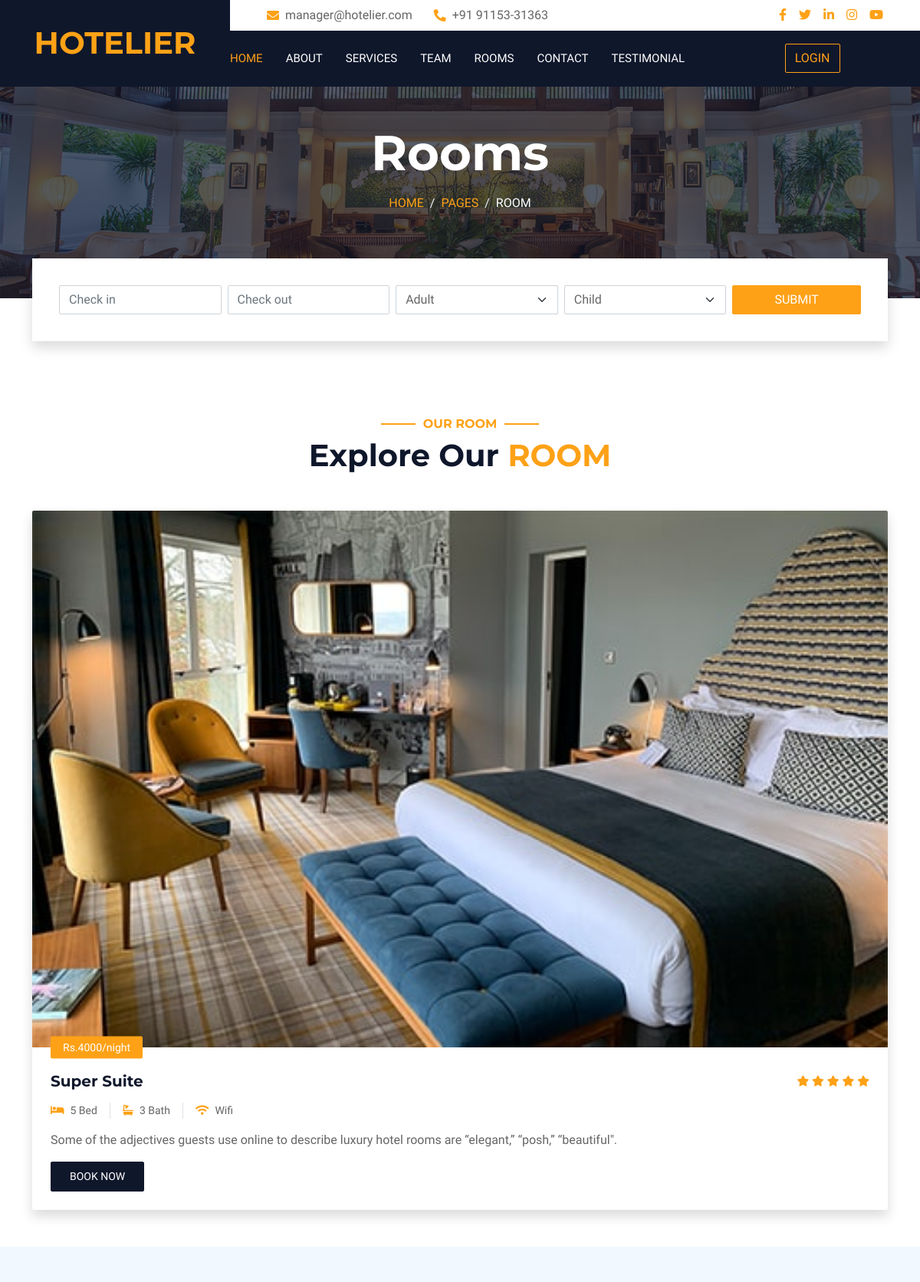
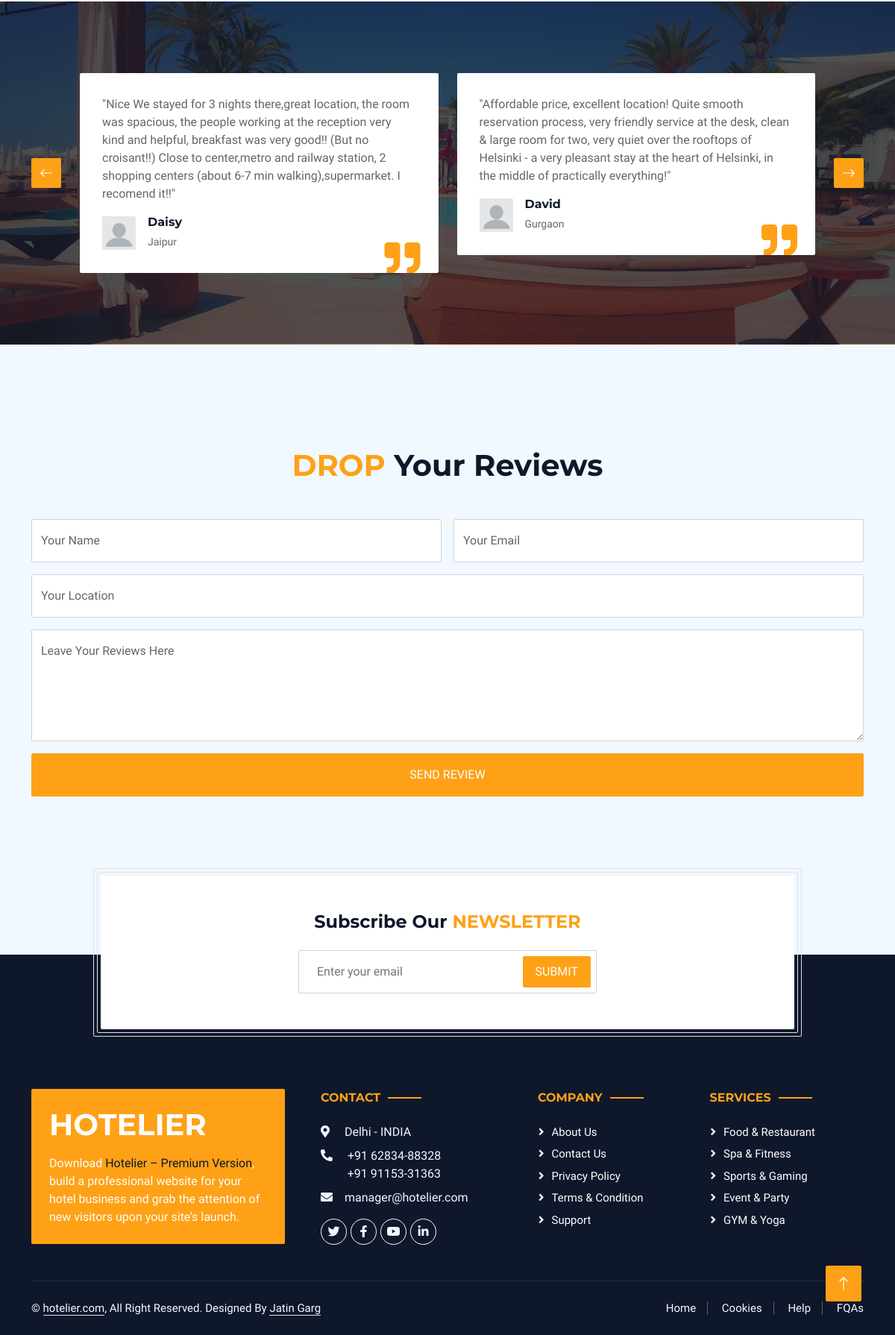
Screenshot of /single-room.php?id=3 with the database file from the repository (2 pictures, top to bottom).
### tables this page shows
CREATE TABLE `addroom` (
  `Sno` int(11) NOT NULL,
  `Type` varchar(50) NOT NULL,
  `Bed` int(10) NOT NULL,
  `Bath` int(10) NOT NULL,
  `Description` varchar(1000) NOT NULL,
  `Price` int(150) NOT NULL,
  `Image` varchar(200) NOT NULL
);

CREATE TABLE `review` (
  `Sno.` int(11) NOT NULL,
  `r_id` int(11) NOT NULL,
  `r_name` varchar(40) NOT NULL,
  `r_email` varchar(50) NOT NULL,
  `r_location` varchar(30) NOT NULL,
  `r_review` varchar(600) NOT NULL
);

### single-room.php (the view, shortened to what this page needs)
<?php
include "header.php";
?>
        <div class="container-fluid page-header mb-5 p-0" style="background-image: url(img/carousel-1.jpg);">
            <div class="container-fluid page-header-inner py-5">
                <div class="container text-center pb-5">
                    <h1 class="display-3 text-white mb-3 animated slideInDown">Rooms</h1>
                    <nav aria-label="breadcrumb">
                        <ol class="breadcrumb justify-content-center text-uppercase">
                            <li class="breadcrumb-item"><a href="#">Home</a></li>
                            <li class="breadcrumb-item"><a href="#">Pages</a></li>
                            <li class="breadcrumb-item text-white active" aria-current="page">Room</li>
                        </ol>
                    </nav>
                </div>
            </div>
        </div>
        <div class="container-fluid booking pb-5 wow fadeIn" data-wow-delay="0.1s">
            <div class="container">
                <div class="bg-white shadow" style="padding: 35px;">
                    <div class="row g-2">
                        <div class="col-md-10">
                            <div class="row g-2">
                                <div class="col-md-3">
                                    <div class="date" id="date1" data-target-input="nearest">
                                        <input type="text" class="form-control datetimepicker-input"
                                            placeholder="Check in" data-target="#date1" data-toggle="datetimepicker" />
                                    </div>
                                </div>
                                <div class="col-md-3">
                                    <div class="date" id="date2" data-target-input="nearest">
                                        <input type="text" class="form-control datetimepicker-input" placeholder="Check out" data-target="#date2" data-toggle="datetimepicker"/>
                                    </div>
                                </div>
                                <div class="col-md-3">
                                    <select class="form-select">
                                        <option selected>Adult</option>
                                    </select>
                                </div>
                                <div class="col-md-3">
                                    <select class="form-select">
                                        <option selected>Child</option>
                                    </select>
                                </div>
                            </div>
                        </div>
                        <div class="col-md-2">
                            <button class="btn btn-primary w-100">Submit</button>
                        </div>
                    </div>
                </div>
            </div>
        </div>
        <div class="container-xxl py-5">
            <div class="container">
			<?php
			include"mconn.php";
			if (isset($_GET['id']))
			{
				$id=$_GET['id'];
				$a="SELECT * from addroom where Sno='$id'";
				$run=mysqli_query($conn,$a);
				$count=mysqli_num_rows($run);
				if($count>0)
				{
				$r=mysqli_fetch_array($run);
			?>
                <div class="text-center wow fadeInUp" data-wow-delay="0.1s">
                    <h6 class="section-title text-center text-primary text-uppercase">Our Room</h6>
                    <h1 class="mb-5">Explore Our <span class="text-primary text-uppercase">Room</span></h1>
                </div>
                <div class="row g-4">
                    <div class="col-lg-12 col-md-6 wow fadeInUp" data-wow-delay="0.1s">
                        <div class="room-item shadow rounded overflow-hidden">
                            <div class="position-relative">
                                <img class="img-fluid w-100" src="<?php echo 'img/'.$r['Image'];?>" style="height:700px;width:100%" alt="image">
                                <small class="position-absolute start-0 top-100 translate-middle-y bg-primary text-white rounded py-1 px-3 ms-4"><?php echo "Rs.".$r['Price']."/night";?></small>
                            </div>
                            <div class="p-4 mt-2">
                                <div class="d-flex justify-content-between mb-3">
                                    <h5 class="mb-0"><?php echo $r['Type'];?></h5>
                                    <div class="ps-2">
                                        <small class="fa fa-star text-primary"></small>
                                        <small class="fa fa-star text-primary"></small>
                                        <small class="fa fa-star text-primary"></small>
                                        <small class="fa fa-star text-primary"></small>
                                        <small class="fa fa-star text-primary"></small>
                                    </div>
                                </div>
                                <div class="d-flex mb-3">
                                    <small class="border-end me-3 pe-3"><i class="fa fa-bed text-primary me-2"></i><?php echo $r['Bed']." Bed";?></small>
                                    <small class="border-end me-3 pe-3"><i class="fa fa-bath text-primary me-2"></i><?php echo $r['Bath']." Bath";?></small>
                                    <small><i class="fa fa-wifi text-primary me-2"></i>Wifi</small>
                                </div>
                                <p class="text-body mb-3"><?php echo $r['Description'];?></p>
                                <div class="d-flex justify-content-between">
                                    <a class="btn btn-sm btn-dark rounded py-2 px-4" href="booking.php?id=<?php echo $r['Sno']; ?>">Book Now</a>
                                </div>
                            </div>
                        </div>
                    </div>
                    </div>
					<?php
				}
			}
					?>
                </div>
            </div>
        </div>
        <div class="container-xxl testimonial mt-5 py-5 bg-dark wow zoomIn" data-wow-delay="0.1s" style="margin-bottom: 90px;">
            <div class="container">
			<?php
			include"mconn.php";
			$a="SELECT * from review where r_id='$id'";
			$run=mysqli_query($conn,$a);
			$count=mysqli_num_rows($run);
			if($count>0)
			{
			?>
                <div class="owl-carousel testimonial-carousel py-5">
				<?php
				while($r=mysqli_fetch_array($run))
				{
					?>
                    <div class="testimonial-item position-relative bg-white rounded overflow-hidden">
                        <p><?php echo $r['r_review'];?></p>
                        <div class="d-flex align-items-center">
                            <img class="img-fluid flex-shrink-0 rounded" src="img/reviewimage.png" style="width: 45px; height: 45px;">
                            <div class="ps-3">
                                <h6 class="fw-bold mb-1"><?php echo $r['r_name']; ?></h6>
                                <small><?php echo $r['r_location'];?></small>
                            </div>
                        </div>
                        <i class="fa fa-quote-right fa-3x text-primary position-absolute end-0 bottom-0 me-4 mb-n1"></i>
                    </div>
							<?php
				}
				?>
                </div>
				<?php
			}
				?>
            </div>
	 </div>
        <div class="container-xxl py-5">
            <div class="container">
                <div class="text-center wow fadeInUp" data-wow-delay="0.1s">
                    <h1 class="mb-5"><span class="text-primary text-uppercase">Drop </span>Your Reviews</h1>
                </div>
                <div class="row g-4">
                    <div class="col-md-12">
                        <div class="wow fadeInUp" data-wow-delay="0.2s">
                            <form method='post'>
                                <div class="row g-3">
                                    <div class="col-md-6">
                                        <div class="form-floating">
                                            <input type="text" class="form-control" id="name" name="usr" placeholder="Your Name">
                                            <label for="name">Your Name</label>
                                        </div>
                                    </div>
                                    <div class="col-md-6">
                                        <div class="form-floating">
                                            <input type="email" class="form-control" id="email" name="email" placeholder="Your Email">
                                            <label for="email">Your Email</label>
                                        </div>
                                    </div>
                                    <div class="col-12">
                                        <div class="form-floating">
                                            <input type="text" class="form-control" id="Your location" name="loc" placeholder="Subject">
                                            <label for="subject">Your Location</label>
                                        </div>
                                    </div>
                                    <div class="col-12">
                                        <div class="form-floating">
                                            <textarea class="form-control" placeholder="Leave a Review here" id="message" name="review" style="height: 150px"></textarea>
                                            <label for="message">Leave Your Reviews Here</label>
                                        </div>
                                    </div>
                                    <div class="col-12">
                                        <button class="btn btn-primary w-100 py-3" name="sub" type="submit">Send Review</button>
                                    </div>
                                </div>
                            </form>
                        </div>
                    </div>
                </div>
            </div>
        </div>
        <?php
		include"footer.php";
		?>

### css/style.css (style rules this page uses)
:root { --primary: #FEA116; --light: #F1F8FF; --dark: #0F172B; }
.btn { font-weight: 500; text-transform: uppercase; transition: .5s; }
.btn.btn-primary, .btn.btn-secondary { color: #FFFFFF; }
.page-header { background-position: center center; background-repeat: no-repeat; background-size: cover; }
.page-header-inner { background: rgba(15, 23, 43, .7); }
.breadcrumb-item + .breadcrumb-item::before { color: var(--light); }
.booking { position: relative; margin-top: -100px !important; z-index: 1; }
.section-title { position: relative; display: inline-block; }
.section-title::before { position: absolute; content: ""; width: 45px; height: 2px; top: 50%; left: -55px; margin-top: -1px; background: var(--primary); }
.section-title::after { position: absolute; content: ""; width: 45px; height: 2px; top: 50%; right: -55px; margin-top: -1px; background: var(--primary); }
.testimonial { background: linear-gradient(rgba(15, 23, 43, .7), rgba(15, 23, 43, .7)), url(../img/carousel-2.jpg); background-position: center center; background-repeat: no-repeat; background-size: cover; }
.testimonial-carousel { padding-left: 65px; padding-right: 65px; }
.testimonial-carousel .testimonial-item { padding: 30px; }

### rows the page displays
addroom: Image (picture), Price "4000", Type "Super Suite", Bed "5", Bath "3", Description "Some of the adjectives guests use online to describe luxury hotel rooms are “elegant,” “posh,” “beautiful\"."
review: r_review "\"Nice We stayed for 3 nights there,great location, the room was spacious, the people working at the reception very kind and helpful, breakfast was very good!! (But no croisant!!) Close to center,metro and railway station, 2 shopping centers (about 6-7 min walking),supermarket. I recomend it!!\"", r_name "Daisy", r_location "Jaipur"
review: r_review "\"Affordable price, excellent location! Quite smooth reservation process, very friendly service at the desk, clean & large room for two, very quiet over the rooftops of Helsinki - a very pleasant stay at the heart of Helsinki, in the middle of practically everything!\"", r_name "David", r_location "Gurgaon"
